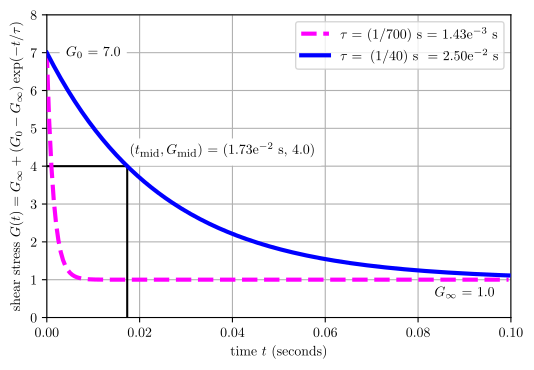

Python code for this plot:
#!/usr/bin/env python

import os
import numpy as np
import matplotlib as mpl
from matplotlib import rc
import matplotlib.pyplot as plt
from matplotlib.ticker import AutoMinorLocator, MultipleLocator, FuncFormatter
rc('font', **{'family': 'serif', 'serif': ['Computer Modern Roman']})
rc('text', usetex=True)

lw = 2 # line width 

G_infinity = 1.0 # Pa, long-term shear modulus
G_max = 7.0
G_0 = G_max * G_infinity # Pa, initial shear

y_ax_min = 0.0
y_ax_max = 8.0

tau_old = 1.4286e-3 # seconds
tau_new = 2.5e-2 # seconds

t_final = 0.100 # seconds
delta_t = 0.0005 # seconds
t = np.arange(0, t_final, delta_t)   # seconds, plot limits to be [ 0, t_final ]
G_t_old = G_infinity + (G_0 - G_infinity) * np.exp(-t / tau_old)
G_t_new = G_infinity + (G_0 - G_infinity) * np.exp(-t / tau_new)

fig = plt.figure(figsize=(6, 4))  # x inches wide, y inches tall

ax = fig.add_subplot(1, 1, 1)
ax.plot(t, G_t_old, 
        color='magenta', 
        linestyle='--', 
        linewidth=lw+1, 
        label=r'$\tau =$ (1/700) s = 1.43e$^{-3}$ s', 
        zorder=4)

t_mid = -tau_new * np.log(0.5)
G_mid = (G_0 + G_infinity)/2.0

ax.vlines([t_mid], [y_ax_min], [G_mid], zorder=4)
ax.hlines([G_mid], [0.0], [t_mid], zorder=4)
nudge_t = 0.0005 # s
nudge_y = 0.25 # G units
ax.text(t_mid + nudge_t, G_mid + nudge_y, 
        r'$(t_{\mbox{\footnotesize mid}}, G_{\mbox{\footnotesize mid}})$ = (1.73e$^{-2}$ s, 4.0)',
        backgroundcolor='white')

ax.plot(t, G_t_new, 
        color='blue', 
        linewidth=lw+1, 
        label=r'$\tau = \;\;$(1/40) s~~=~2.50e$^{-2}$ s', 
        zorder=4)
#ax.plot(t, np.exp(-t/0.05), 
#        color='green', 
#        linewidth=lw+1, 
#        label=r'$\tau =$ 5.00e$^{-2}$ s')
ax.grid()
ax.set_xlabel('time $t$ (seconds)')
ax.set_ylabel(r'shear stress $G(t) = G_{\infty} + (G_0 - G_{\infty}) \exp(-t/ \tau)$')
ax.set_xlim( 0, t_final)
ax.set_ylim(y_ax_min, y_ax_max)
ax.legend(loc='upper right')

# helper functions
def text_elements(x, y, text, textcolor='blue'):
    ax.text(x, y, text, backgroundcolor='white',
            ha='center', va='center', weight='normal', color=textcolor)

text_elements(0.010, G_0 - 0.05,  r'$G_0$ = ' + str(G_max), textcolor='black')
text_elements(0.090, 0.60, r'$G_{\infty}$ = ' + str(G_infinity), textcolor='black')

plt.show()

print_to_pdf = 1
if print_to_pdf:
    script_name = os.path.basename(__file__)
    figure_name = os.path.splitext(script_name)[0]
    print(f'Saving figure as {figure_name}.pdf')
    fig.savefig(figure_name + '.pdf', bbox_inches='tight')
